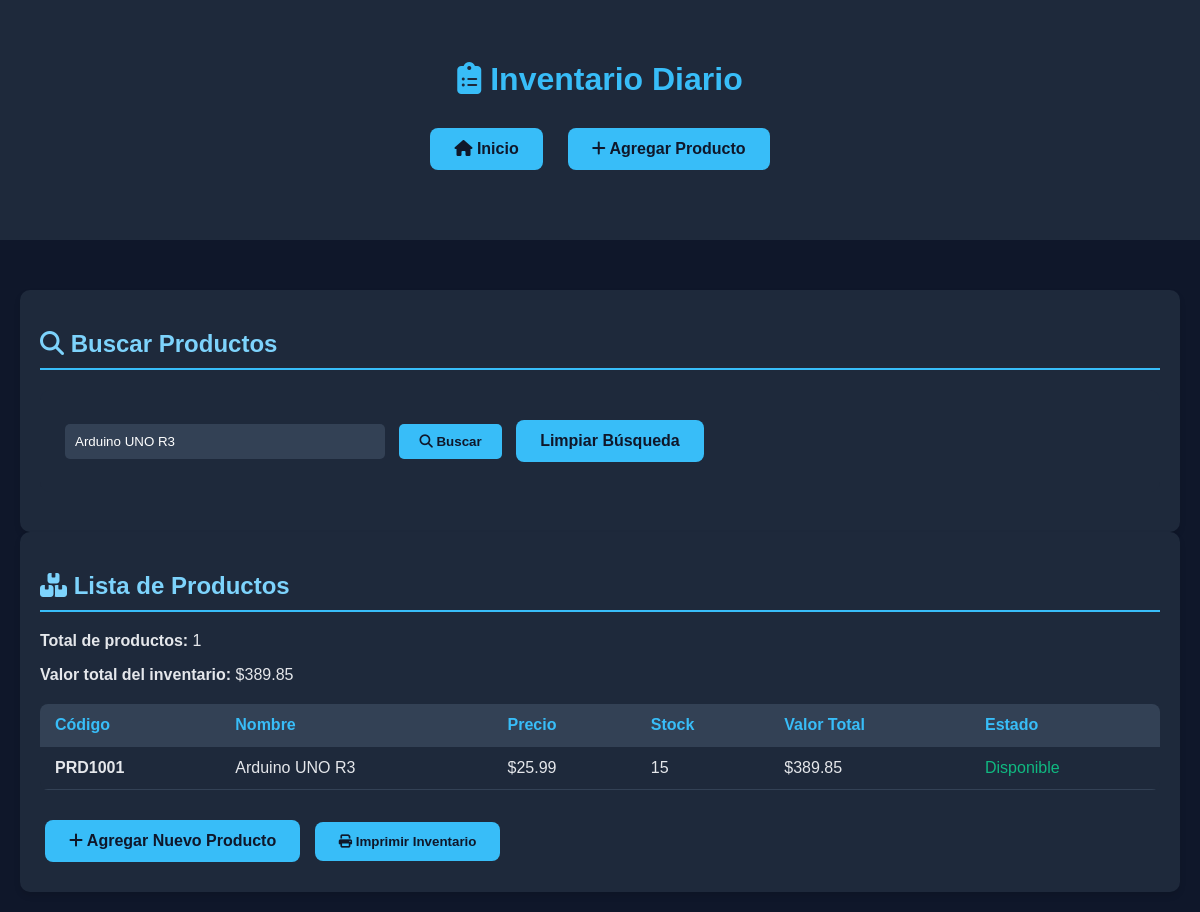
/inventario/inventario_diario.php?buscar=Arduino UNO R3, run on the app's committed database.
### tables this page shows
CREATE TABLE IF NOT EXISTS productos(
    id INT AUTO_INCREMENT PRIMARY KEY,
    codigo_producto VARCHAR(20) UNIQUE,
    nombre VARCHAR(100),
    precio DECIMAL(10,2),
    stock INT,
    fecha_creacion TIMESTAMP DEFAULT CURRENT_TIMESTAMP
);

### inventario/inventario_diario.php (the view, shortened to what this page needs)
<?php
include('../config/conexion.php');
$busqueda = '';
$where = '';
if(isset($_GET['buscar']) && !empty($_GET['buscar'])){
    $busqueda = $conexion->real_escape_string($_GET['buscar']);
    $where = "WHERE nombre LIKE '%$busqueda%' OR codigo_producto LIKE '%$busqueda%'";
}
?>
<!DOCTYPE html>
<html lang='es'>
<head>
    <link rel='stylesheet' href='../assets/css/estilos.css'>
    <link rel="stylesheet" href="https://cdnjs.cloudflare.com/ajax/libs/font-awesome/6.4.0/css/all.min.css">
</head>
<body>
    <header>
        <h1><i class="fas fa-clipboard-list"></i> Inventario Diario</h1>
        <div class="menu">
            <a class='btn' href='../index.php'><i class="fas fa-home"></i> Inicio</a>
            <a class='btn' href='agregar.php'><i class="fas fa-plus"></i> Agregar Producto</a>
        </div>
    </header>
    <div class="container">
        <div class="card">
            <h2><i class="fas fa-search"></i> Buscar Productos</h2>
            <form method='GET'>
                <input name='buscar' placeholder='Buscar por nombre o código...' value='<?php echo $busqueda; ?>'>
                <button type='submit'><i class="fas fa-search"></i> Buscar</button>
                <?php if($busqueda): ?>
                    <a href='inventario_diario.php' class='btn'>Limpiar Búsqueda</a>
                <?php endif; ?>
            </form>
        </div>
        <div class="card">
            <h2><i class="fas fa-boxes"></i> Lista de Productos</h2>
            <?php
            $result = $conexion->query("SELECT * FROM productos $where ORDER BY nombre");
            if ($result->num_rows > 0) {
                $totalValor = 0;
                $productos = [];
                while($row = $result->fetch_assoc()) {
                    $productos[] = $row;
                    $totalValor += $row['precio'] * $row['stock'];
                }
                echo "<p><strong>Total de productos:</strong> " . count($productos) . "</p>";
                echo "<p><strong>Valor total del inventario:</strong> $" . number_format($totalValor, 2) . "</p>";
                echo "<table>";
                echo "<tr>
                        <th>Código</th>
                        <th>Nombre</th>
                        <th>Precio</th>
                        <th>Stock</th>
                        <th>Valor Total</th>
                        <th>Estado</th>
                      </tr>";
                foreach($productos as $producto) {
                    $valorTotal = $producto['precio'] * $producto['stock'];
                    $estado = '';
                    $stockClass = '';
                    if($producto['stock'] == 0) {
                        $estado = '<span style="color: #ef4444;">Agotado</span>';
                        $stockClass = 'stock-low';
                    } elseif($producto['stock'] < 10) {
                        $estado = '<span style="color: #f59e0b;">Bajo</span>';
                        $stockClass = 'stock-low';
                    } else {
                        $estado = '<span style="color: #10b981;">Disponible</span>';
                    }
                    echo "<tr>";
                    echo "<td><strong>{$producto['codigo_producto']}</strong></td>";
                    echo "<td>{$producto['nombre']}</td>";
                    echo "<td>$" . number_format($producto['precio'], 2) . "</td>";
                    echo "<td class='{$stockClass}'>{$producto['stock']}</td>";
                    echo "<td>$" . number_format($valorTotal, 2) . "</td>";
                    echo "<td>{$estado}</td>";
                    echo "</tr>";
                }
                echo "</table>";
            } else {
                echo "<p>No hay productos en el inventario.</p>";
            }
            ?>
            <div style="margin-top: 20px;">
                <a href='agregar.php' class='btn'><i class="fas fa-plus"></i> Agregar Nuevo Producto</a>
                <button onclick="window.print()" class='btn'><i class="fas fa-print"></i> Imprimir Inventario</button>
            </div>
        </div>
    </div>
</body>
</html>

### assets/css/estilos.css (style rules this page uses)
body { background: #0f172a; color: #e5e7eb; font-family: Arial, sans-serif; margin: 0; padding: 0; }
header { text-align: center; padding: 40px; background: #1e293b; margin-bottom: 30px; }
.container { max-width: 1200px; margin: 0 auto; padding: 20px; }
h1 { color: #38bdf8; margin-bottom: 10px; }
h2 { color: #7dd3fc; border-bottom: 2px solid #38bdf8; padding-bottom: 10px; }
.btn { background: #38bdf8; padding: 12px 24px; color: #0f172a; text-decoration: none; border-radius: 8px; font-weight: bold; display: inline-block; margin: 10px 5px; transition: background 0.3s; }
.card { background: #1e293b; padding: 20px; border-radius: 10px; box-shadow: 0 4px 6px rgba(0, 0, 0, 0.1); }
table { width: 100%; border-collapse: collapse; margin: 20px 0; background: #1e293b; border-radius: 8px; overflow: hidden; }
th, td { padding: 12px 15px; text-align: left; border-bottom: 1px solid #334155; }
th { background: #334155; color: #38bdf8; }
form { background: #1e293b; padding: 20px; border-radius: 10px; margin: 20px 0; }
input, button { padding: 10px; margin: 10px 5px; border: none; border-radius: 5px; }
input { width: calc(100% - 22px); max-width: 300px; background: #334155; color: white; }
button { background: #38bdf8; color: #0f172a; font-weight: bold; cursor: pointer; padding: 10px 20px; }
.menu { display: flex; gap: 15px; justify-content: center; margin: 20px 0; }

### data on the page
productos: codigo_producto "PRD1001", nombre "Arduino UNO R3", precio "25.99", stock "15", valorTotal "389.85", shows "Disponible"

### other printed values
count($productos) "1"
$totalValor "389.85"
